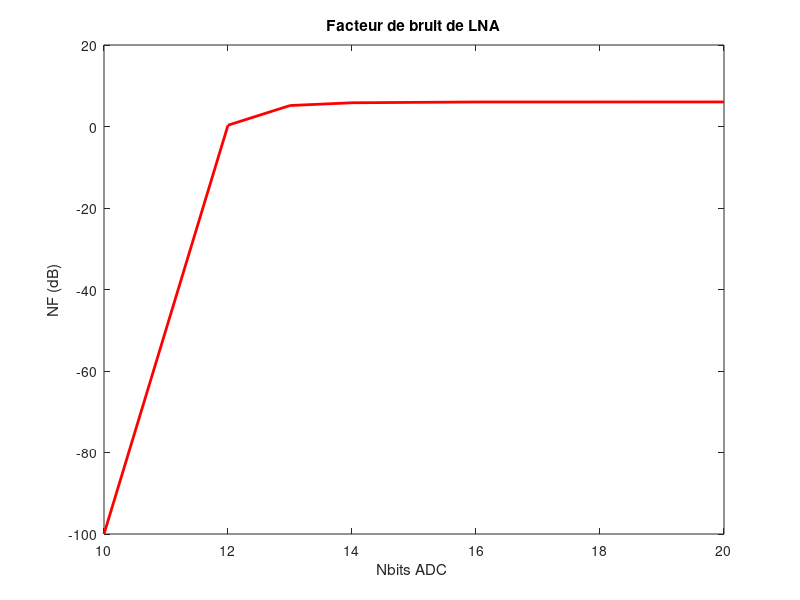

The MATLAB script that drew this image:
NF_db = [50.24,38.2,32.19,26.17,14.29,0.50];
Nbits = [10,12,13,14,16,20];
% Données d'entrée
NF_Filtre = 0; % Filtre N
NF_BB = 10; % BB NF
NF_ADC =NF_db; % ADC NF
% Gains en dB
G_LNA_db = 15; % Gain du LNA en dB
G_Filtre_db = -0.5; % Gain du Filtre en dB
G_BB_db = 19.03; % Gain du BB en dB

% Conversion des NF en Linéaire (non dB)
F_Filtre = 10^(NF_Filtre/10);
F_BB = 10^(NF_BB/10);
F_ADC = 10.^(NF_ADC / 10);

% Conversion des gains en Linéaire
G_LNA = 10^(G_LNA_db/10);
G_Filtre = 10^(G_Filtre_db/10);
G_BB = 10^(G_BB_db/10);

% Calcul de NF_tot (total NF)
F_tot = 10^(6.36/10);

% Calcul du NF du LNA à partir de la formule de Friis
NF_LNA = F_tot - (F_Filtre - 1) / G_LNA - (F_BB - 1) / (G_LNA * G_Filtre) - (F_ADC - 1) / (G_LNA * G_Filtre * G_BB);
NF_LNA_db = zeros(size(NF_LNA));
for i = 1:length(NF_LNA)
    if NF_LNA(i) > 0
        NF_LNA_db(i) = 10 * log10(NF_LNA(i)); % Appliquer log10 pour les valeurs positives
    else
        NF_LNA_db(i) = -100; % Valeur très négative pour les valeurs négatives
    end
end

% Affichage du résultat
plot(Nbits, NF_LNA_db, 'r-', 'MarkerSize', 8, 'LineWidth', 2);  
xlabel('Nbits ADC ');
ylabel('NF (dB)');
title('Facteur de bruit de LNA');
